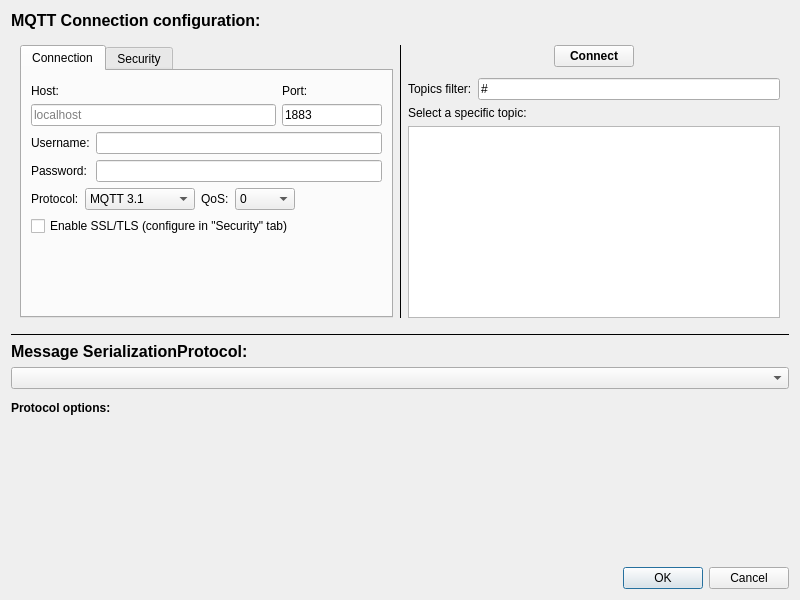
<?xml version="1.0" encoding="UTF-8"?>
<ui version="4.0">
 <class>DataStreamMQTT</class>
 <widget class="QDialog" name="DataStreamMQTT">
  <property name="geometry">
   <rect>
    <x>0</x>
    <y>0</y>
    <width>800</width>
    <height>600</height>
   </rect>
  </property>
  <property name="minimumSize">
   <size>
    <width>800</width>
    <height>600</height>
   </size>
  </property>
  <property name="windowTitle">
   <string>MQTT Subscriber</string>
  </property>
  <layout class="QVBoxLayout" name="verticalLayout_3">
   <item>
    <widget class="QLabel" name="label">
     <property name="font">
      <font>
       <pointsize>12</pointsize>
       <weight>75</weight>
       <bold>true</bold>
      </font>
     </property>
     <property name="text">
      <string>MQTT Connection configuration:</string>
     </property>
    </widget>
   </item>
   <item>
    <widget class="QFrame" name="mqttFrame">
     <layout class="QHBoxLayout" name="connectionLayout">
      <item>
       <widget class="QTabWidget" name="tabWidget">
        <property name="enabled">
         <bool>true</bool>
        </property>
        <property name="currentIndex">
         <number>0</number>
        </property>
        <widget class="QWidget" name="tab">
         <attribute name="title">
          <string>Connection</string>
         </attribute>
         <layout class="QVBoxLayout" name="verticalLayout_4">
          <item>
           <widget class="QFrame" name="connectionFrame">
            <layout class="QVBoxLayout" name="verticalLayout">
             <property name="leftMargin">
              <number>0</number>
             </property>
             <property name="topMargin">
              <number>0</number>
             </property>
             <property name="rightMargin">
              <number>0</number>
             </property>
             <property name="bottomMargin">
              <number>0</number>
             </property>
             <item>
              <layout class="QGridLayout" name="gridLayout">
               <property name="topMargin">
                <number>4</number>
               </property>
               <item row="0" column="1">
                <widget class="QLabel" name="label_4">
                 <property name="text">
                  <string>Host:</string>
                 </property>
                </widget>
               </item>
               <item row="1" column="2">
                <widget class="QLineEdit" name="lineEditPort">
                 <property name="maximumSize">
                  <size>
                   <width>100</width>
                   <height>16777215</height>
                  </size>
                 </property>
                 <property name="text">
                  <string>1883</string>
                 </property>
                 <property name="placeholderText">
                  <string>1883</string>
                 </property>
                </widget>
               </item>
               <item row="0" column="2">
                <widget class="QLabel" name="label_11">
                 <property name="text">
                  <string>Port:</string>
                 </property>
                </widget>
               </item>
               <item row="1" column="1">
                <widget class="QLineEdit" name="lineEditHost">
                 <property name="placeholderText">
                  <string>localhost</string>
                 </property>
                </widget>
               </item>
              </layout>
             </item>
             <item>
              <layout class="QFormLayout" name="formLayout_2">
               <item row="1" column="0">
                <widget class="QLabel" name="label_7">
                 <property name="text">
                  <string>Username:</string>
                 </property>
                </widget>
               </item>
               <item row="1" column="1">
                <widget class="QLineEdit" name="lineEditUsername"/>
               </item>
               <item row="2" column="0">
                <widget class="QLabel" name="label_8">
                 <property name="text">
                  <string>Password:</string>
                 </property>
                </widget>
               </item>
               <item row="2" column="1">
                <widget class="QLineEdit" name="lineEditPassword">
                 <property name="echoMode">
                  <enum>QLineEdit::Password</enum>
                 </property>
                </widget>
               </item>
              </layout>
             </item>
             <item>
              <layout class="QHBoxLayout" name="horizontalLayout">
               <property name="topMargin">
                <number>0</number>
               </property>
               <item>
                <widget class="QLabel" name="label_10">
                 <property name="text">
                  <string>Protocol:</string>
                 </property>
                </widget>
               </item>
               <item>
                <widget class="QComboBox" name="comboBoxVersion">
                 <property name="minimumSize">
                  <size>
                   <width>110</width>
                   <height>0</height>
                  </size>
                 </property>
                 <item>
                  <property name="text">
                   <string>MQTT 3.1</string>
                  </property>
                 </item>
                 <item>
                  <property name="text">
                   <string>MQTT 3.1.1</string>
                  </property>
                 </item>
                 <item>
                  <property name="text">
                   <string>MQTT 5</string>
                  </property>
                 </item>
                </widget>
               </item>
               <item>
                <widget class="QLabel" name="label_5">
                 <property name="text">
                  <string>QoS:</string>
                 </property>
                </widget>
               </item>
               <item>
                <widget class="QComboBox" name="comboBoxQoS">
                 <property name="minimumSize">
                  <size>
                   <width>60</width>
                   <height>0</height>
                  </size>
                 </property>
                 <item>
                  <property name="text">
                   <string>0</string>
                  </property>
                 </item>
                 <item>
                  <property name="text">
                   <string>1</string>
                  </property>
                 </item>
                 <item>
                  <property name="text">
                   <string>2</string>
                  </property>
                 </item>
                </widget>
               </item>
               <item>
                <spacer name="horizontalSpacer_3">
                 <property name="orientation">
                  <enum>Qt::Horizontal</enum>
                 </property>
                 <property name="sizeHint" stdset="0">
                  <size>
                   <width>40</width>
                   <height>20</height>
                  </size>
                 </property>
                </spacer>
               </item>
              </layout>
             </item>
             <item>
              <widget class="QCheckBox" name="checkBoxSecurity">
               <property name="enabled">
                <bool>true</bool>
               </property>
               <property name="text">
                <string>Enable SSL/TLS (configure in &quot;Security&quot; tab)</string>
               </property>
              </widget>
             </item>
             <item>
              <spacer name="verticalSpacer_2">
               <property name="orientation">
                <enum>Qt::Vertical</enum>
               </property>
               <property name="sizeHint" stdset="0">
                <size>
                 <width>20</width>
                 <height>40</height>
                </size>
               </property>
              </spacer>
             </item>
            </layout>
           </widget>
          </item>
         </layout>
        </widget>
        <widget class="QWidget" name="tab_2">
         <attribute name="title">
          <string>Security</string>
         </attribute>
         <layout class="QGridLayout" name="gridLayout_2">
          <item row="0" column="0">
           <widget class="QLabel" name="label_16">
            <property name="text">
             <string>Server Certificate (CA):</string>
            </property>
           </widget>
          </item>
          <item row="4" column="3">
           <spacer name="horizontalSpacer_4">
            <property name="orientation">
             <enum>Qt::Horizontal</enum>
            </property>
            <property name="sizeHint" stdset="0">
             <size>
              <width>40</width>
              <height>20</height>
             </size>
            </property>
           </spacer>
          </item>
          <item row="1" column="1">
           <widget class="QPushButton" name="buttonLoadClientCertificate">
            <property name="minimumSize">
             <size>
              <width>24</width>
              <height>24</height>
             </size>
            </property>
            <property name="maximumSize">
             <size>
              <width>24</width>
              <height>24</height>
             </size>
            </property>
            <property name="text">
             <string/>
            </property>
            <property name="iconSize">
             <size>
              <width>22</width>
              <height>22</height>
             </size>
            </property>
            <property name="flat">
             <bool>true</bool>
            </property>
           </widget>
          </item>
          <item row="2" column="1">
           <widget class="QPushButton" name="buttonLoadPrivateKey">
            <property name="minimumSize">
             <size>
              <width>24</width>
              <height>24</height>
             </size>
            </property>
            <property name="maximumSize">
             <size>
              <width>24</width>
              <height>24</height>
             </size>
            </property>
            <property name="text">
             <string/>
            </property>
            <property name="iconSize">
             <size>
              <width>22</width>
              <height>22</height>
             </size>
            </property>
            <property name="flat">
             <bool>true</bool>
            </property>
           </widget>
          </item>
          <item row="4" column="0">
           <spacer name="verticalSpacer_3">
            <property name="orientation">
             <enum>Qt::Vertical</enum>
            </property>
            <property name="sizeHint" stdset="0">
             <size>
              <width>20</width>
              <height>40</height>
             </size>
            </property>
           </spacer>
          </item>
          <item row="1" column="3">
           <widget class="QLabel" name="labelClientCertificate">
            <property name="text">
             <string/>
            </property>
           </widget>
          </item>
          <item row="2" column="0">
           <widget class="QLabel" name="label_14">
            <property name="text">
             <string>Private Key:</string>
            </property>
           </widget>
          </item>
          <item row="0" column="1">
           <widget class="QPushButton" name="buttonLoadServerCertificate">
            <property name="minimumSize">
             <size>
              <width>24</width>
              <height>24</height>
             </size>
            </property>
            <property name="maximumSize">
             <size>
              <width>24</width>
              <height>24</height>
             </size>
            </property>
            <property name="text">
             <string/>
            </property>
            <property name="iconSize">
             <size>
              <width>22</width>
              <height>22</height>
             </size>
            </property>
            <property name="flat">
             <bool>true</bool>
            </property>
           </widget>
          </item>
          <item row="0" column="3">
           <widget class="QLabel" name="labelServerCertificate">
            <property name="text">
             <string/>
            </property>
           </widget>
          </item>
          <item row="1" column="0">
           <widget class="QLabel" name="label_13">
            <property name="text">
             <string>Client Certificate:</string>
            </property>
           </widget>
          </item>
          <item row="2" column="3">
           <widget class="QLabel" name="labelPrivateKey">
            <property name="text">
             <string/>
            </property>
           </widget>
          </item>
          <item row="0" column="4">
           <widget class="QPushButton" name="buttonEraseServerCertificate">
            <property name="enabled">
             <bool>false</bool>
            </property>
            <property name="sizePolicy">
             <sizepolicy hsizetype="Minimum" vsizetype="Fixed">
              <horstretch>0</horstretch>
              <verstretch>0</verstretch>
             </sizepolicy>
            </property>
            <property name="minimumSize">
             <size>
              <width>22</width>
              <height>22</height>
             </size>
            </property>
            <property name="maximumSize">
             <size>
              <width>22</width>
              <height>22</height>
             </size>
            </property>
            <property name="text">
             <string>X</string>
            </property>
            <property name="flat">
             <bool>true</bool>
            </property>
           </widget>
          </item>
          <item row="1" column="4">
           <widget class="QPushButton" name="buttonEraseClientCertificate">
            <property name="enabled">
             <bool>false</bool>
            </property>
            <property name="minimumSize">
             <size>
              <width>22</width>
              <height>22</height>
             </size>
            </property>
            <property name="maximumSize">
             <size>
              <width>22</width>
              <height>22</height>
             </size>
            </property>
            <property name="text">
             <string>X</string>
            </property>
            <property name="flat">
             <bool>true</bool>
            </property>
           </widget>
          </item>
          <item row="2" column="4">
           <widget class="QPushButton" name="buttonErasePrivateKey">
            <property name="enabled">
             <bool>false</bool>
            </property>
            <property name="minimumSize">
             <size>
              <width>22</width>
              <height>22</height>
             </size>
            </property>
            <property name="maximumSize">
             <size>
              <width>22</width>
              <height>22</height>
             </size>
            </property>
            <property name="text">
             <string>X</string>
            </property>
            <property name="flat">
             <bool>true</bool>
            </property>
           </widget>
          </item>
         </layout>
        </widget>
       </widget>
      </item>
      <item>
       <widget class="Line" name="line">
        <property name="frameShadow">
         <enum>QFrame::Plain</enum>
        </property>
        <property name="orientation">
         <enum>Qt::Vertical</enum>
        </property>
       </widget>
      </item>
      <item>
       <layout class="QVBoxLayout" name="verticalLayout_2">
        <item>
         <layout class="QHBoxLayout" name="horizontalLayout_3">
          <property name="topMargin">
           <number>0</number>
          </property>
          <property name="bottomMargin">
           <number>5</number>
          </property>
          <item>
           <spacer name="horizontalSpacer_2">
            <property name="orientation">
             <enum>Qt::Horizontal</enum>
            </property>
            <property name="sizeHint" stdset="0">
             <size>
              <width>40</width>
              <height>20</height>
             </size>
            </property>
           </spacer>
          </item>
          <item>
           <widget class="QPushButton" name="buttonConnect">
            <property name="font">
             <font>
              <weight>75</weight>
              <bold>true</bold>
             </font>
            </property>
            <property name="text">
             <string>Connect</string>
            </property>
           </widget>
          </item>
          <item>
           <spacer name="horizontalSpacer">
            <property name="orientation">
             <enum>Qt::Horizontal</enum>
            </property>
            <property name="sizeHint" stdset="0">
             <size>
              <width>40</width>
              <height>20</height>
             </size>
            </property>
           </spacer>
          </item>
         </layout>
        </item>
        <item>
         <layout class="QFormLayout" name="formLayout_3">
          <item row="0" column="0">
           <widget class="QLabel" name="label_3">
            <property name="text">
             <string>Topics filter:</string>
            </property>
           </widget>
          </item>
          <item row="0" column="1">
           <widget class="QLineEdit" name="lineEditTopicFilter">
            <property name="text">
             <string>#</string>
            </property>
            <property name="placeholderText">
             <string>#</string>
            </property>
           </widget>
          </item>
         </layout>
        </item>
        <item>
         <widget class="QLabel" name="label_12">
          <property name="text">
           <string>Select a specific topic:</string>
          </property>
         </widget>
        </item>
        <item>
         <widget class="QListWidget" name="listWidget">
          <property name="enabled">
           <bool>true</bool>
          </property>
          <property name="editTriggers">
           <set>QAbstractItemView::NoEditTriggers</set>
          </property>
          <property name="selectionMode">
           <set>QAbstractItemView::ExtendedSelection</set>
          </property>
         </widget>
        </item>
       </layout>
      </item>
     </layout>
    </widget>
   </item>
   <item>
    <widget class="Line" name="line_2">
     <property name="frameShadow">
      <enum>QFrame::Plain</enum>
     </property>
     <property name="orientation">
      <enum>Qt::Horizontal</enum>
     </property>
    </widget>
   </item>
   <item>
    <widget class="QLabel" name="label_6">
     <property name="font">
      <font>
       <pointsize>12</pointsize>
       <weight>75</weight>
       <bold>true</bold>
      </font>
     </property>
     <property name="text">
      <string>Message SerializationProtocol:</string>
     </property>
    </widget>
   </item>
   <item>
    <widget class="QComboBox" name="comboBoxProtocol"/>
   </item>
   <item>
    <widget class="QWidget" name="widgetOptions" native="true">
     <property name="font">
      <font>
       <weight>75</weight>
       <bold>true</bold>
      </font>
     </property>
     <layout class="QVBoxLayout" name="layoutOptions">
      <property name="leftMargin">
       <number>0</number>
      </property>
      <property name="topMargin">
       <number>6</number>
      </property>
      <property name="rightMargin">
       <number>0</number>
      </property>
      <property name="bottomMargin">
       <number>6</number>
      </property>
      <item>
       <widget class="QLabel" name="label_9">
        <property name="text">
         <string>Protocol options:</string>
        </property>
       </widget>
      </item>
     </layout>
    </widget>
   </item>
   <item>
    <spacer name="verticalSpacer">
     <property name="orientation">
      <enum>Qt::Vertical</enum>
     </property>
     <property name="sizeHint" stdset="0">
      <size>
       <width>20</width>
       <height>11</height>
      </size>
     </property>
    </spacer>
   </item>
   <item>
    <widget class="QDialogButtonBox" name="buttonBox">
     <property name="orientation">
      <enum>Qt::Horizontal</enum>
     </property>
     <property name="standardButtons">
      <set>QDialogButtonBox::Cancel|QDialogButtonBox::Ok</set>
     </property>
    </widget>
   </item>
  </layout>
 </widget>
 <resources/>
 <connections>
  <connection>
   <sender>buttonBox</sender>
   <signal>accepted()</signal>
   <receiver>DataStreamMQTT</receiver>
   <slot>accept()</slot>
   <hints>
    <hint type="sourcelabel">
     <x>248</x>
     <y>254</y>
    </hint>
    <hint type="destinationlabel">
     <x>157</x>
     <y>274</y>
    </hint>
   </hints>
  </connection>
  <connection>
   <sender>buttonBox</sender>
   <signal>rejected()</signal>
   <receiver>DataStreamMQTT</receiver>
   <slot>reject()</slot>
   <hints>
    <hint type="sourcelabel">
     <x>316</x>
     <y>260</y>
    </hint>
    <hint type="destinationlabel">
     <x>286</x>
     <y>274</y>
    </hint>
   </hints>
  </connection>
 </connections>
</ui>
